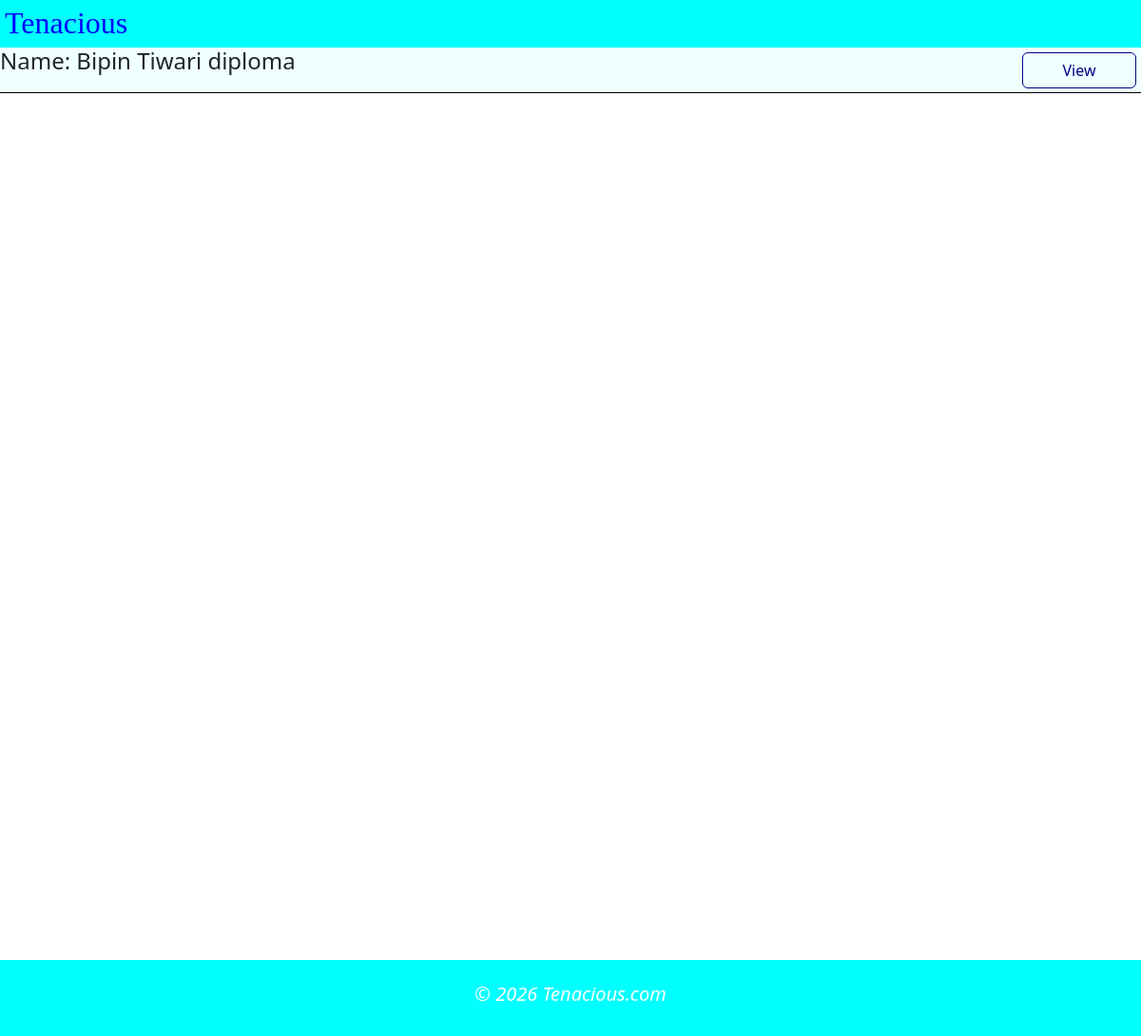
The page /company/applications/1 (signed in) on the database as committed earlier.
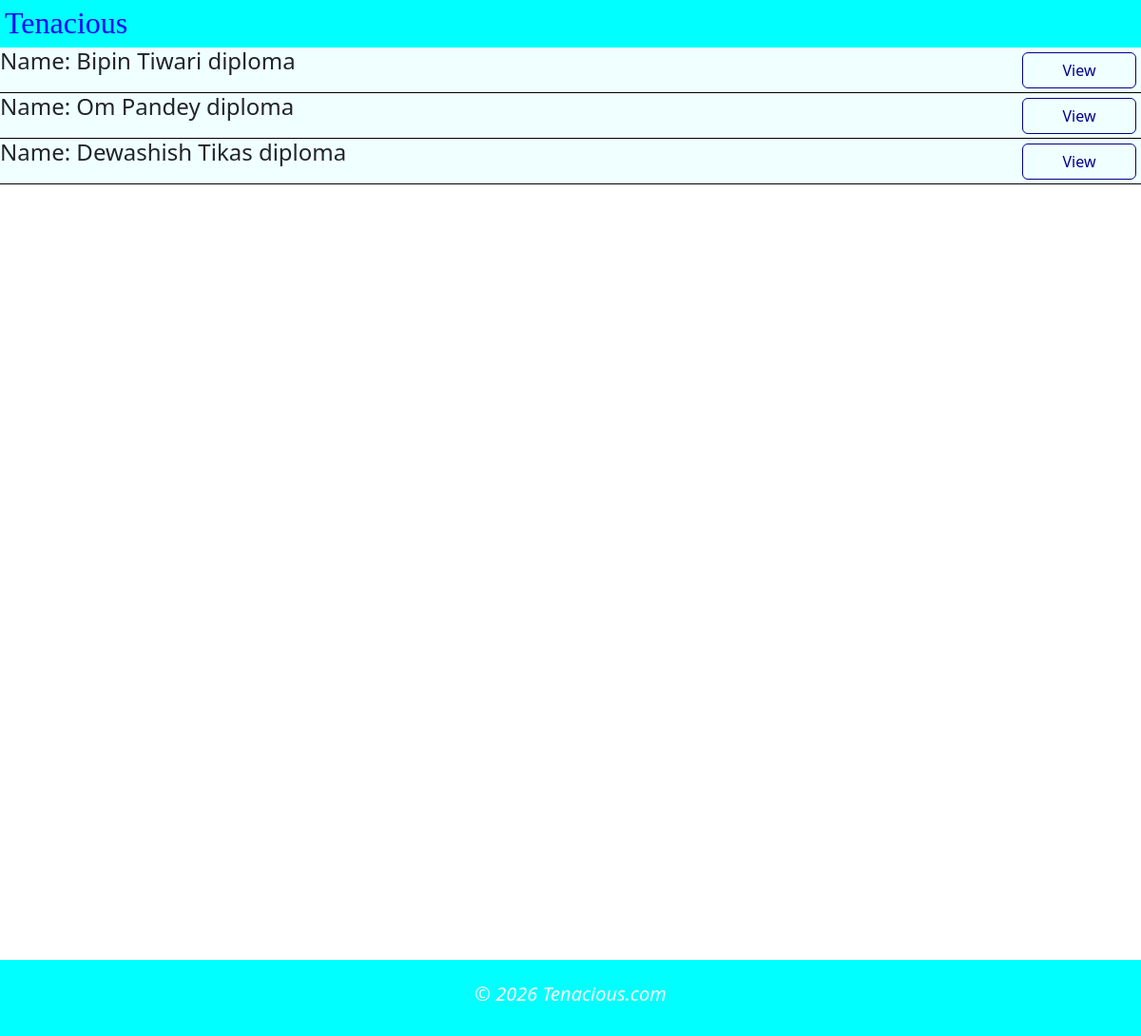
The same page on the database as committed later.
### dbmodel.py (models this page shows, shortened)
class Application(db.Model):
    __tablename__ = 'application'
    a_id = db.Column(db.Integer(), primary_key = True, unique = True, autoincrement = True)
    status = db.Column(db.String(100), nullable = False)
    app_date = db.Column(db.DateTime, default = lambda: datetime.now(timezone.utc))
    int_date = db.Column(db.Date)
    student_id = db.Column(db.Integer, db.ForeignKey('student.s_id'), nullable=False)
    drive_id = db.Column(db.Integer, db.ForeignKey('drive.d_id'), nullable=False)

class Student(db.Model):
    __tablename__ = 'student'
    s_id = db.Column(db.Integer, primary_key=True, autoincrement=True)
    email = db.Column(db.String(200), unique = True, nullable = False)
    name = db.Column(db.String(200), nullable = False)
    password = db.Column(db.String(20), nullable = False)
    level = db.Column(db.String(10), nullable = False)
    cgpa = db.Column(db.String(10), nullable = False)
    blacklisted = db.Column(db.Boolean, default=False)
    applications = db.relationship('Application', backref = 'applicant', lazy = True)
    resume = db.Column(db.String(200), nullable = False)

### app.py (the view)
@app.route("/company/applications/<int:com_id>")
def applications(com_id):
    if session.get('user') != 'company':
        return redirect("/login")
    if session.get('company_id') != com_id:
        return "Unauthorized access"
    company = com.query.get(com_id)
    drives = company.drives
    j_apps = []
    for drive in drives:
        j_apps.extend(drive.applications)
    return render_template("comapplications.html", j_apps = j_apps)

### templates/comapplications.html
{% extends "layout.html" %}
{% block main %}
<div>
    {% if j_apps %}
    {% for j_app in j_apps %}
    <div class="section-list">
        <h4>Name: {{j_app.applicant.name}} {{j_app.applicant.level}} </h4>
        <div class="multiple-button-div">
            <a class="btn nav-button crud-buttons" href=" {{ url_for("view_st_application", app_id = j_app.a_id, com_id = j_app.drive.company.c_id) }} ">View</a>
        </div>
    </div>
    {% endfor %}
    {% else %}
    <p class="error">No Results Found</p>
    {% endif %}
</div>
{% endblock main %}

Rows that differ between the two databases and show on the page:
added Application: applicant.name "Om Pandey", applicant.level "diploma"
added Application: applicant.name "Dewashish Tikas", applicant.level "diploma"
